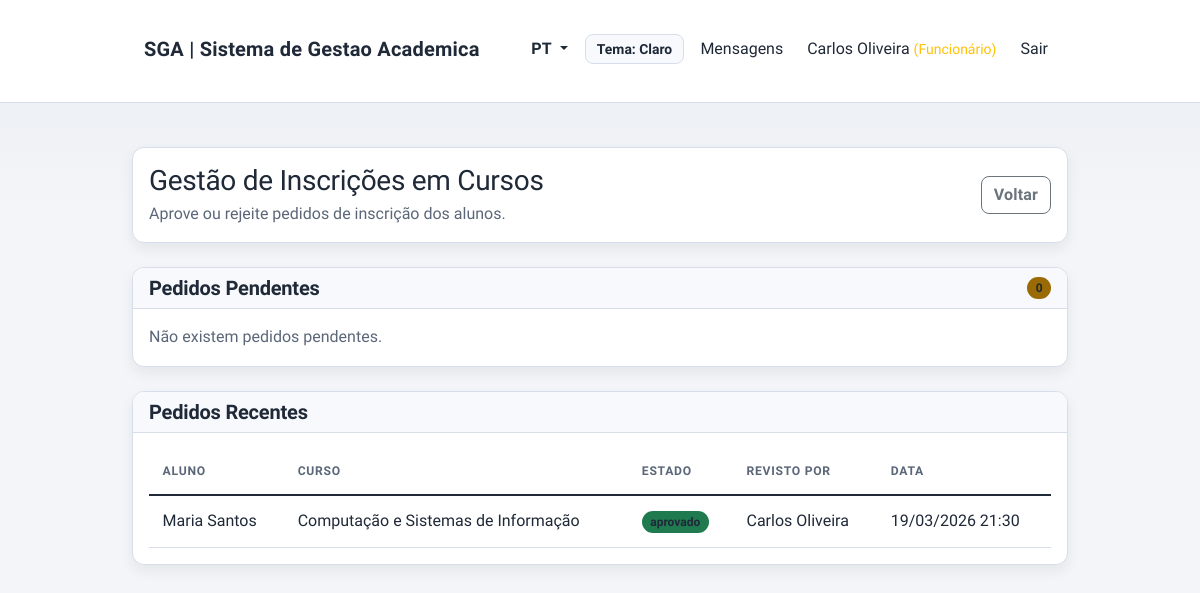
Page /public/staff/enrollments.php (signed in) on the committed database.
### tables this page shows
CREATE TABLE enrollment_requests (
    id INT PRIMARY KEY AUTO_INCREMENT,
     
    full_name VARCHAR(255),
    email VARCHAR(255),
    username VARCHAR(100),
    birth_date DATE,
    national_id VARCHAR(20),
    tax_number VARCHAR(20),
    phone VARCHAR(20),
    address TEXT,
    city VARCHAR(100),
    postal_code VARCHAR(10),
    course_id INT,
     
    user_id INT,
    student_record_id INT,
    request_type VARCHAR(50),
    status VARCHAR(20) DEFAULT 'pendente',
    notes_by_student TEXT,
    reviewed_by INT,
    reviewed_at DATETIME,
    review_notes TEXT,
    created_at TIMESTAMP DEFAULT CURRENT_TIMESTAMP,
    updated_at TIMESTAMP DEFAULT CURRENT_TIMESTAMP ON UPDATE CURRENT_TIMESTAMP,
    FOREIGN KEY (user_id) REFERENCES users(id),
    FOREIGN KEY (course_id) REFERENCES courses(id),
    FOREIGN KEY (student_record_id) REFERENCES student_records(id),
    FOREIGN KEY (reviewed_by) REFERENCES users(id),
    INDEX idx_user (user_id),
    INDEX idx_course (course_id),
    INDEX idx_status (status)
);

CREATE TABLE users (
    id INT PRIMARY KEY AUTO_INCREMENT,
    role_id INT NOT NULL,
    full_name VARCHAR(255) NOT NULL,
    email VARCHAR(255) NOT NULL UNIQUE,
    username VARCHAR(100) NOT NULL UNIQUE,
    password_hash VARCHAR(255),
    is_active BOOLEAN DEFAULT TRUE,
    last_login DATETIME,
    created_at TIMESTAMP DEFAULT CURRENT_TIMESTAMP,
    updated_at TIMESTAMP DEFAULT CURRENT_TIMESTAMP ON UPDATE CURRENT_TIMESTAMP,
    FOREIGN KEY (role_id) REFERENCES roles(id),
    INDEX idx_role (role_id),
    INDEX idx_email (email),
    INDEX idx_username (username)
);

CREATE TABLE courses (
    id INT PRIMARY KEY AUTO_INCREMENT,
    code VARCHAR(20) NOT NULL UNIQUE,
    name VARCHAR(255) NOT NULL,
    description TEXT,
    is_active BOOLEAN DEFAULT TRUE,
    created_at TIMESTAMP DEFAULT CURRENT_TIMESTAMP,
    updated_at TIMESTAMP DEFAULT CURRENT_TIMESTAMP ON UPDATE CURRENT_TIMESTAMP,
    INDEX idx_code (code),
    INDEX idx_active (is_active)
);

### public/staff/enrollments.php (called while the page is built, shortened)
<?php
require_once __DIR__ . '/../../core/bootstrap.php';
require_once __DIR__ . '/../../controllers/EnrollmentRequestsController.php';
$controller = new EnrollmentRequestsController($pdo);
$result = $controller->index();
extract($result['data']);
include __DIR__ . '/../../views/' . $result['view'];

### core/i18n.php (called while the page is built, shortened)
<?php
$TRANSLATIONS = [];
$CURRENT_LANG = 'pt';
function loadTranslations($lang = 'pt') {
    $filePath = __DIR__ . '/../translations/' . $lang . '.php';
    if (file_exists($filePath)) {
        $TRANSLATIONS = require $filePath;
        $CURRENT_LANG = $lang;
        return true;
    }
    return false;
}
function trans($key, $default = '') {
    global $TRANSLATIONS;
    return $TRANSLATIONS[$key] ?? ($default ?: $key);
}
function t($key, $default = '') {
    return trans($key, $default);
}
function getCurrentLanguage() {
    global $CURRENT_LANG;
    return $CURRENT_LANG;
}

### core/helpers.php (called while the page is built, shortened)
<?php
function h($str) {
    return htmlspecialchars($str, ENT_QUOTES, 'UTF-8');
}
function formatDateTime($datetime) {
    $timestamp = strtotime($datetime);
    return date('d/m/Y H:i', $timestamp);
}
function getStateBadgeClass($state) {
    $badges = [
        'rascunho' => 'secondary',
        'submetida' => 'info',
        'aprovada' => 'success',
        'rejeitada' => 'danger',
        'pendente' => 'warning',
        'aprovado' => 'success',
        'rejeitado' => 'danger',
        'em_preparacao' => 'secondary',
        'publicada' => 'success',
        'fechada' => 'dark',
    ];
    return $badges[$state] ?? 'secondary';
}
function getStateLabel($state) {
    $translationKey = 'state.' . $state;
    return t($translationKey, $state);
}
function baseUrl() {
    $protocol = (!empty($_SERVER['HTTPS']) && $_SERVER['HTTPS'] !== 'off') ? 'https' : 'http';
    $host = $_SERVER['HTTP_HOST'];
    $scriptPath = str_replace('\\', '/', $_SERVER['SCRIPT_NAME'] ?? ($_SERVER['PHP_SELF'] ?? ''));
    $publicPos = strpos($scriptPath, '/public');
    if ($publicPos !== false) {
        $basePath = substr($scriptPath, 0, $publicPos);
    } else {
        $basePath = dirname($scriptPath);
    }
    return $protocol . '://' . $host . rtrim($basePath, '/');
}
function publicUrl($path = '') {
    $base = baseUrl() . '/public';
    if ($path) {
        $base .= '/' . ltrim($path, '/');
    }
    return $base;
}
function url($path = '') {
    return publicUrl($path);
}

### controllers/EnrollmentRequestsController.php (called while the page is built, shortened)
<?php
class EnrollmentRequestsController {
    protected $pdo;
    public function __construct($pdo) {
        $this->pdo = $pdo;
    }
    public function index() {
        require_once __DIR__ . '/../models/EnrollmentRequest.php';
        $requestModel = new EnrollmentRequest($this->pdo);
        $pendingRequests = $requestModel->getPendingRequests();
        $recentRequests = $requestModel->getRecentRequests(40);
        return [
            'view' => 'staff/enrollments.php',
            'data' => [
                'pendingRequests' => $pendingRequests,
                'recentRequests' => $recentRequests,
            ],
        ];
    }
}

### models/EnrollmentRequest.php (called while the page is built, shortened)
<?php
class EnrollmentRequest {
    protected $pdo;
    public function __construct($pdo) {
        $this->pdo = $pdo;
    }
    public function getPendingRequests() {
        $stmt = $this->pdo->prepare("
            SELECT er.*, c.name AS course_name, u.full_name AS student_name,
                   sr.status AS record_status
            FROM enrollment_requests er
            JOIN courses c ON er.course_id = c.id
            JOIN users u ON er.user_id = u.id
            LEFT JOIN student_records sr ON er.student_record_id = sr.id
            WHERE er.status = 'pendente'
            ORDER BY er.created_at DESC
        ");
        $stmt->execute();
        return $stmt->fetchAll();
    }
    public function getRecentRequests($limit = 30) {
        $limit = max(1, min(200, (int) $limit));
        $stmt = $this->pdo->prepare(
            "SELECT er.*, c.name AS course_name, u.full_name AS student_name,
                    reviewer.full_name AS reviewer_name, sr.status AS record_status
             FROM enrollment_requests er
             JOIN courses c ON er.course_id = c.id
             JOIN users u ON er.user_id = u.id
             LEFT JOIN users reviewer ON er.reviewed_by = reviewer.id
             LEFT JOIN student_records sr ON er.student_record_id = sr.id
             ORDER BY er.created_at DESC
             LIMIT {$limit}"
        );
        $stmt->execute();
        return $stmt->fetchAll();
    }
}

### views/staff/enrollments.php (the view, shortened to what this page needs)
<!DOCTYPE html>
<html lang="<?php echo getCurrentLanguage() === 'en' ? 'en' : 'pt-PT'; ?>">
<head>
    <link href="https://cdn.jsdelivr.net/npm/bootstrap@5.1.3/dist/css/bootstrap.min.css" rel="stylesheet">
    <link href="<?php echo url('assets/css/app.css'); ?>" rel="stylesheet">
</head>
<body>
    <?php include __DIR__ . '/../layouts/navbar.php'; ?>
    <div class="container mt-4 mb-5">
        <section class="card mb-4">
            <div class="card-body d-flex justify-content-between align-items-center flex-wrap gap-2">
                <div>
                    <h1 class="h3 mb-1"><?php echo t('enrollment.manage_title'); ?></h1>
                    <p class="text-muted mb-0"><?php echo t('enrollment.manage_subtitle'); ?></p>
                </div>
                <a href="<?php echo url('dashboard.php'); ?>" class="btn btn-outline-secondary"><?php echo t('record.back'); ?></a>
            </div>
        </section>
        <div class="card mb-4">
            <div class="card-header d-flex justify-content-between align-items-center">
                <h5 class="mb-0"><?php echo t('enrollment.pending_title'); ?></h5>
                <span class="badge bg-warning text-dark"><?php echo count($pendingRequests ?? []); ?></span>
            </div>
            <div class="card-body">
                <?php if (empty($pendingRequests)): ?>
                    <p class="text-muted mb-0"><?php echo t('enrollment.no_pending'); ?></p>
                <?php endif; ?>
            </div>
        </div>
        <div class="card">
            <div class="card-header">
                <h5 class="mb-0"><?php echo t('enrollment.recent_title'); ?></h5>
            </div>
            <div class="card-body">
                <?php if (empty($recentRequests)): ?>
                    <p class="text-muted mb-0"><?php echo t('enrollment.no_recent'); ?></p>
                <?php else: ?>
                    <div class="table-responsive">
                        <table class="table table-hover align-middle mb-0">
                            <thead>
                                <tr>
                                    <th><?php echo t('dashboard.student_name'); ?></th>
                                    <th><?php echo t('dashboard.course'); ?></th>
                                    <th><?php echo t('dashboard.status'); ?></th>
                                    <th><?php echo t('enrollment.reviewed_by'); ?></th>
                                    <th><?php echo t('student_dashboard.date'); ?></th>
                                </tr>
                            </thead>
                            <tbody>
                                <?php foreach ($recentRequests as $request): ?>
                                    <tr>
                                        <td><?php echo h($request['student_name']); ?></td>
                                        <td><?php echo h($request['course_name']); ?></td>
                                        <td>
                                            <span class="badge bg-<?php echo getStateBadgeClass($request['status'] ?? 'pendente'); ?>">
                                                <?php echo getStateLabel($request['status'] ?? 'pendente'); ?>
                                            </span>
                                        </td>
                                        <td><?php echo h($request['reviewer_name'] ?? '-'); ?></td>
                                        <td><?php echo formatDateTime($request['updated_at'] ?? null); ?></td>
                                    </tr>
                                <?php endforeach; ?>
                            </tbody>
                        </table>
                    </div>
                <?php endif; ?>
            </div>
        </div>
    </div>
</body>
</html>

### public/assets/css/app.css (style rules this page uses)
:root { --bg: #f3f5f8; --bg-plain: #ffffff; --surface: #ffffff; --surface-soft: #f7f9fc; --surface-strong: #eef2f7; --text: #1f2937; --text-muted: #5b6678; --border: #d7deea; --primary: #1f4e79; --primary-soft: #d8e7f8; --info: #0c6a8f; --success: #1f7a4f; --warning: #9a6a05; --danger: #9f1239; --secondary: #5b6678; --on-primary: #ffffff; --on-info: #ffffff; --on-success: #ffffff; --on-warning: #ffffff; --on-danger: #ffffff; --on-secondary: #ffffff; --radius-sm: 8px; --radius-md: 12px; --radius-lg: 16px; --shadow-sm: 0 6px 14px rgba(31, 41, 55, 0.07); --shadow-md: 0 14px 30px rgba(31, 41, 55, 0.12); }
* { box-sizing: border-box; }
html, body { min-height: 100%; }
body { font-family: 'Public Sans', 'Segoe UI', sans-serif; color: var(--text); background: linear-gradient(180deg, rgba(31, 78, 121, 0.05) 0%, transparent 26%), var(--bg); line-height: 1.55; }
h1, h2, h3, h4, h5, h6 { color: var(--text); letter-spacing: -0.01em; font-weight: 700; }
p, label, li, small, span { color: inherit; }
a { color: var(--primary); }
.container, .container-fluid { width: 80%; max-width: 80%; margin-left: auto; margin-right: auto; padding-top: 1.25rem; padding-bottom: 1.5rem; }
.card { border: 1px solid var(--border); border-radius: var(--radius-md); box-shadow: var(--shadow-sm); overflow: hidden; background: var(--surface); transition: transform 160ms ease, box-shadow 160ms ease; }
.card-header { border-bottom: 1px solid var(--border); background-color: var(--surface-soft); font-weight: 600; }
.card-header h1, .card-header h2, .card-header h3, .card-header h4, .card-header h5, .card-header h6 { color: inherit; }
.table { margin-bottom: 0; color: var(--text); }
.table > :not(caption) > * > * { padding: 0.82rem 0.85rem; border-bottom: 1px solid var(--border); background-color: transparent; }
.table thead th { font-size: 0.76rem; text-transform: uppercase; letter-spacing: 0.06em; color: var(--text-muted); font-weight: 700; }
.btn { border-radius: var(--radius-sm); font-weight: 600; letter-spacing: 0.01em; transition: transform 120ms ease; }
.badge { border-radius: 999px; padding: 0.42em 0.7em; font-weight: 600; }
.text-muted { color: var(--text-muted) !important; }
.bg-success { background-color: var(--success) !important; color: var(--on-success) !important; }
.bg-warning { background-color: var(--warning) !important; color: var(--on-warning) !important; }
.badge.bg-primary, .badge.bg-info, .badge.bg-success, .badge.bg-warning, .badge.bg-danger, .badge.bg-secondary { color: inherit !important; }
.ui-reveal { opacity: 0; transform: translateY(8px); transition: opacity 220ms ease, transform 220ms ease; }
.ui-reveal.is-visible { opacity: 1; transform: translateY(0); }

### rows in the picture
enrollment_requests: user.full_name "Maria Santos", course.name "Computação e Sistemas de Informação", status "aprovado", reviewed_by.full_name "Carlos Oliveira", updated_at "19/03/2026 21:30"

### other values in the picture
getCurrentLanguage() "PT"
t('nav.my_requests') "Mensagens"
$_SESSION['full_name'] "Carlos Oliveira"
getRoleLabel() "Funcionário"
t('nav.logout') "Sair"
t('enrollment.manage_title') "Gestão de Inscrições em Cursos"
t('enrollment.manage_subtitle') "Aprove ou rejeite pedidos de inscrição dos alunos."
t('record.back') "Voltar"
t('enrollment.pending_title') "Pedidos Pendentes"
count($pendingRequests ?? []) "0"
t('enrollment.no_pending') "Não existem pedidos pendentes."
t('enrollment.recent_title') "Pedidos Recentes"
t('dashboard.student_name') "ALUNO"
t('dashboard.course') "CURSO"
t('dashboard.status') "ESTADO"
